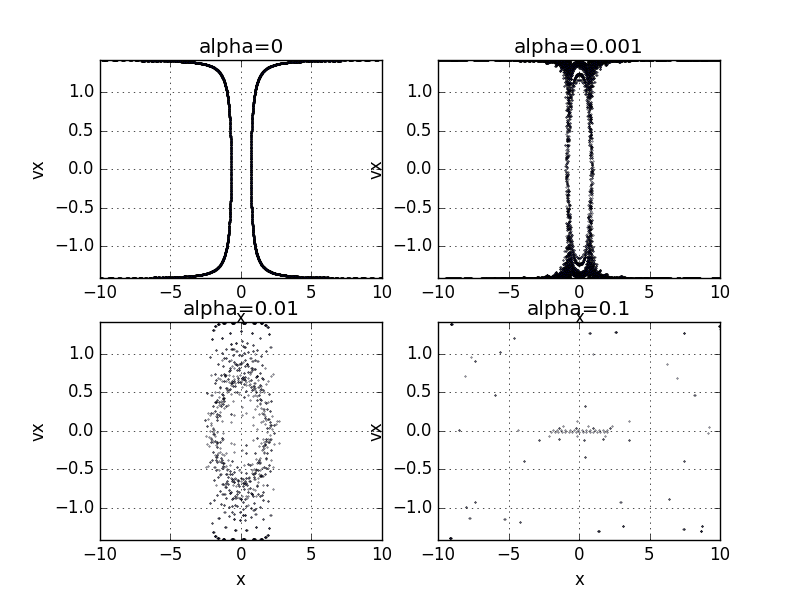

The Python source for this figure:
from numpy import *
import matplotlib.pyplot as plt

def vxx(alpha):
    vtho=sqrt(2)
    vthe=[pi/4]
    vx=[vtho*cos(vthe[-1])]
    vy=[vtho*sin(vthe[-1])]
    x=[1]
    y=[0]
    the=[0]
    t=[0]
    dt=0.01
    xphase=[]
    vxphase=[]
    while t[-1]<50000:
        if -alpha*20<=x[-1]<=alpha*20:
            if y[-1]>20 or y[-1]<-20:
                vy.append(-vy[-1])
                vx.append(vx[-1])
                vthe.append(arctan(float(vy[-1]/vx[-1])))
            else:
                vx.append(vx[-1])
                vy.append(vy[-1])
                vthe.append(vthe[-1])

        if x[-1]>alpha*20:
            if y[-1]**2+(x[-1]-alpha*20)**2>=400:
                thee=arctan(float(y[-1]/(x[-1]-alpha*20)))
                vthe.append(pi-vthe[-1]+2*thee)
                vx.append(vtho*cos(vthe[-1]))
                vy.append(vtho*sin(vthe[-1]))
            else:
                vx.append(vx[-1])
                vy.append(vy[-1])
                vthe.append(vthe[-1])

        if x[-1]<-alpha*20:
            if y[-1]**2+(x[-1]+alpha*20)**2>=400:
                thee=arctan(float(y[-1]/(x[-1]+alpha*20)))
                vthe.append(pi-vthe[-1]+2*thee)
                vx.append(vtho*cos(vthe[-1]))
                vy.append(vtho*sin(vthe[-1]))
            else:
                vx.append(vx[-1])
                vy.append(vy[-1])
                vthe.append(vthe[-1])

        x.append(x[-1]+vx[-1]*dt)
        y.append(y[-1]+vy[-1]*dt)
        the.append(arctan(y[-1]/x[-1]))
        t.append(t[-1]+dt)

        if abs(y[-1])<=0.01:
            xphase.append(x[-1])
            vxphase.append(vx[-1])
            
    return xphase,vxphase



plt.subplot(2,2,1)
x=vxx(0)[0]
vx=vxx(0)[1]
plt.scatter(x,vx,s=0.1)
plt.xlabel('x')
plt.ylabel('vx')
plt.title('alpha=0')
plt.ylim(-1.414,1.414)
plt.xlim(-10,10)
plt.grid(True)

plt.subplot(2,2,2)
x=vxx(0.001)[0]
vx=vxx(0.001)[1]
plt.scatter(x,vx,s=0.1)
plt.xlabel('x')
plt.ylabel('vx')
plt.title('alpha=0.001')
plt.ylim(-1.414,1.414)
plt.xlim(-10,10)
plt.grid(True)

plt.subplot(2,2,3)
x=vxx(0.01)[0]
vx=vxx(0.01)[1]
plt.scatter(x,vx,s=0.1)
plt.xlabel('x')
plt.ylabel('vx')
plt.title('alpha=0.01')
plt.ylim(-1.414,1.414)
plt.xlim(-10,10)
plt.grid(True)

plt.subplot(2,2,4)
x=vxx(0.1)[0]
vx=vxx(0.1)[1]
plt.scatter(x,vx,s=0.1)
plt.xlabel('x')
plt.ylabel('vx')
plt.title('alpha=0.1')
plt.ylim(-1.414,1.414)
plt.xlim(-10,10)
plt.grid(True)




plt.show()


            
